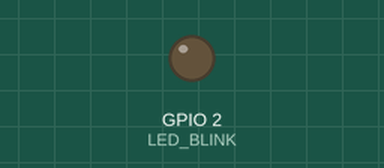
A sketch run on a simulated ESP32. Shown: output pins drawn as LEDs (lit = HIGH).

Above: at 0.5 s.
At 5.0 s:
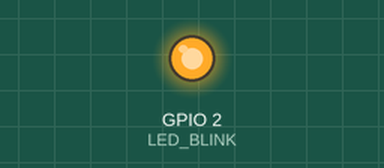
Timing chart, 0 to 6.9 s (numbered marks = the images above):
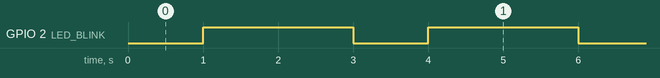

The sketch:

led_blink_esp32_arduino.ino
```cpp
// LED BLINK de ESP32 está conectado al GPIO 2
int LED_BLINK = 2;
void setup() { pinMode(LED_BLINK, OUTPUT); }
void loop() {
  digitalWrite(LED_BLINK, LOW);
  delay(1000);
  digitalWrite(LED_BLINK, HIGH);
  delay(2000);
}
```

Measured:
- by itself, GPIO 2 (LED_BLINK): alternates HIGH for 2.0 s and LOW for 1.0 s
